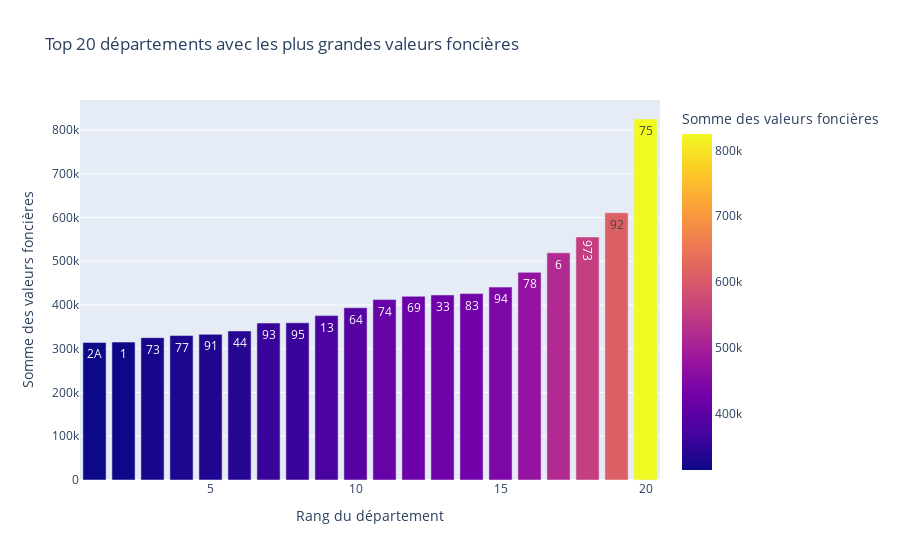

Here is the notebook cell this chart was saved with:
### Markdown cell above
#### DataViz n°5

### Code cell
grouped_df = df_2022.groupby('code_departement')['valeur_fonciere'].mean().reset_index()
top20_df = grouped_df.sort_values('valeur_fonciere', ascending=False).head(20)
top20_df = top20_df.sort_values('valeur_fonciere', ascending=True)
top20_df['x_axis_order'] = range(1, len(top20_df) + 1)
fig = px.bar(top20_df, x='x_axis_order', y='valeur_fonciere', 
             color='valeur_fonciere', 
             labels={'valeur_fonciere':'Somme des valeurs foncières', 
                     'x_axis_order':'Rang du département'},
             hover_data=['code_departement'],
             title="Top 20 départements avec les plus grandes valeurs foncières")
fig.update_traces(text=top20_df['code_departement'], textposition='inside')
fig.show()

### Figure 1 — Plotly figure (JSON) as saved in the notebook; plotly's stock layout.template omitted (floating-point values rounded to 4 significant figures)
{"data": [{"alignmentgroup": "True", "customdata": [["2A"], [1], [73], [77], [91], [44], [93], [95], [13], [64], [74], [69], [33], [83], [94], [78], [6], [973], [92], [75]], "hovertemplate": "Rang du département=%{x}<br>Somme des valeurs foncières=%{marker.color}<br>code_departement=%{customdata[0]}<extra></extra>", "legendgroup": "", "marker": {"color": [314500.0, 315200.0, 325300.0, 330100.0, 332900.0, 340600.0, 358800.0, 359200.0, 375700.0, 393600.0, 412400.0, 419700.0, 422900.0, 426000.0, 440900.0, 474500.0, 519200.0, 555300.0, 610700.0, 825000.0], "coloraxis": "coloraxis", "pattern": {"shape": ""}}, "name": "", "offsetgroup": "", "orientation": "v", "showlegend": false, "text": ["2A", 1, 73, 77, 91, 44, 93, 95, 13, 64, 74, 69, 33, 83, 94, 78, 6, 973, 92, 75], "textposition": "inside", "type": "bar", "x": [1, 2, 3, 4, 5, 6, 7, 8, 9, 10, 11, 12, 13, 14, 15, 16, 17, 18, 19, 20], "xaxis": "x", "y": [314500.0, 315200.0, 325300.0, 330100.0, 332900.0, 340600.0, 358800.0, 359200.0, 375700.0, 393600.0, 412400.0, 419700.0, 422900.0, 426000.0, 440900.0, 474500.0, 519200.0, 555300.0, 610700.0, 825000.0], "yaxis": "y"}], "layout": {"barmode": "relative", "coloraxis": {"colorbar": {"title": {"text": "Somme des valeurs foncières"}}, "colorscale": [[0, "#0d0887"], [0.1111, "#46039f"], [0.2222, "#7201a8"], [0.3333, "#9c179e"], [0.4444, "#bd3786"], [0.5556, "#d8576b"], [0.6667, "#ed7953"], [0.7778, "#fb9f3a"], [0.8889, "#fdca26"], [1, "#f0f921"]]}, "legend": {"tracegroupgap": 0}, "title": {"text": "Top 20 départements avec les plus grandes valeurs foncières"}, "xaxis": {"anchor": "y", "domain": [0, 1], "title": {"text": "Rang du département"}}, "yaxis": {"anchor": "x", "domain": [0, 1], "title": {"text": "Somme des valeurs foncières"}}}}
